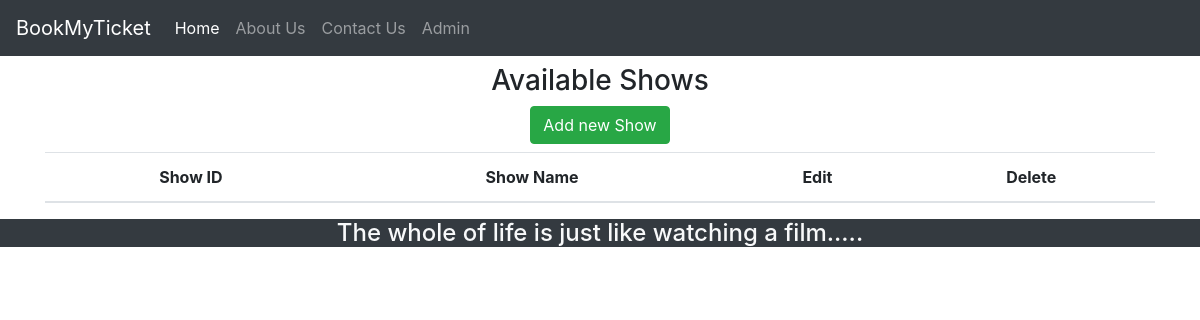
/theater_admin/add/show_with_seats/5/, run on an earlier commit of the app's database.
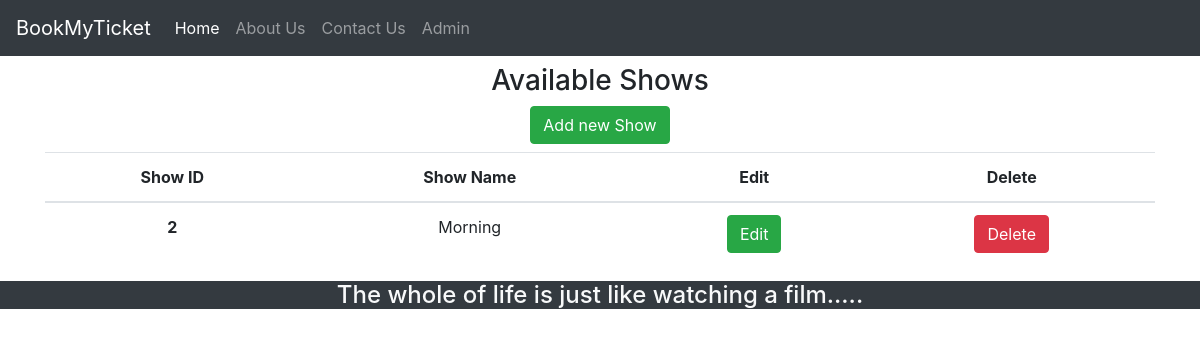
And on a later commit of the database.
### bookings/models.py (models this page shows, shortened)
class Shows(models.Model):
	name = models.CharField(max_length=24, null=True)
	theater = models.ForeignKey(Theater, null=True, on_delete= models.SET_NULL)
	movie_shown = models.ForeignKey(Movie, null=True, on_delete= models.SET_NULL)
	class Meta:
         db_table = 'Shows'

### bookings/views.py (the view)
# urls.py: path('theater_admin/add/show_with_seats/<str:theater_id>/', views.Admin_Add_Show_With_Seats),
def Admin_Add_Show_With_Seats(request, theater_id):
    shows_in_given_theater = Shows.objects.filter(theater=theater_id)
    return render(request, 'bookings/Admin_Add_Show_With_Seats.html', {'shows': shows_in_given_theater})

### bookings/templates/bookings/Admin_Add_Show_With_Seats.html
{% extends 'bookings/common/HeaderAndFooter.html' %}
{% block content %}
<div class="container text-center">
    <div class="my-2">
        <h3 class="">Available Shows</h3>
        <button class="btn btn-success">Add new Show</button>
    </div>
    <div class="">
        <table class="table">
            <thead>
                <tr>
                    <th scope="col">Show ID</th>
                    <th scope="col">Show Name</th>
                    <th scope="col">Edit</th>
                    <th scope="col">Delete</th>
                </tr>
            </thead>
            <tbody>
                {% for show in shows %}
                <tr>
                    <th scope="row">{{show.id}}</th>
                    <td><a href="/theater_admin/add/show_with_seats/"></a>{{show.name}}</td>
                    <td><button class="btn btn-success">Edit</button></td>
                    <td><button class="btn btn-danger">Delete</button></td>
                </tr>
                {% endfor %}
            </tbody>
        </table>
    </div>
</div>
{% endblock %}

What changed in the data, as far as the page shows it:
now on this page (row edited): Shows: id "2", name "Morning"
